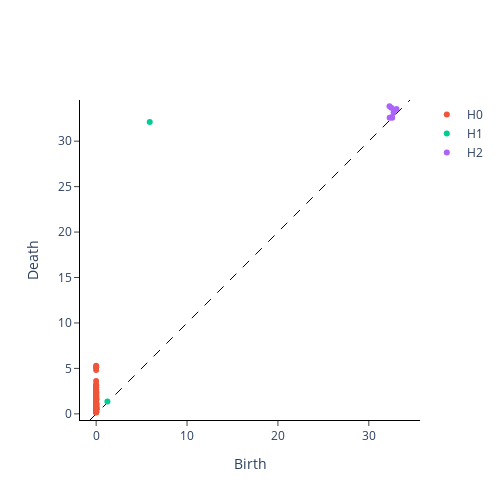

This figure's notebook cell:
### Code cell
persistence = VietorisRipsPersistence(
    metric="euclidean", homology_dimensions=[0, 1, 2], n_jobs=1
)
display(sns.scatterplot(xs, ys))
display(persistence.fit_transform_plot(X))
